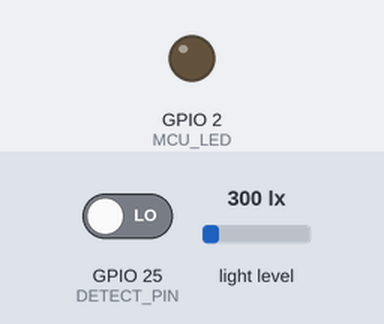
A sketch run on a simulated ESP32. Parts: output pins drawn as LEDs (lit = HIGH). The test bench sets the inputs (shaded band); at power-on: GPIO 25 (DETECT_PIN) LOW, light level 300 lx. Pins used as bus, display or sensor lines are not drawn; what the sketch prints to the serial monitor is not drawn.

Above: at 1.7 s.
1.8 s: GPIO 25 (DETECT_PIN) driven HIGH
At 2.6 s:
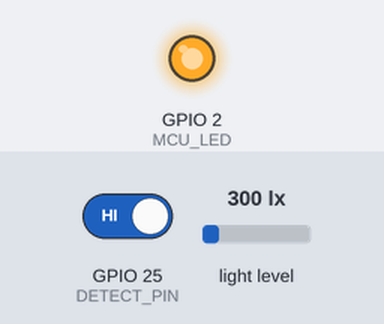
3.5 s: GPIO 25 (DETECT_PIN) driven LOW
At 3.8 s:
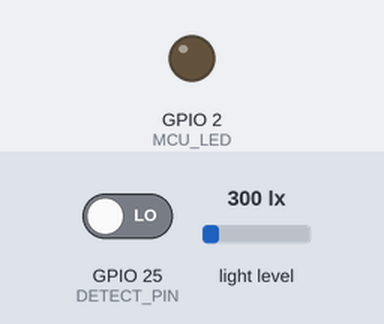
Timing chart, 0 to 6.5 s (numbered marks = the images above; inputs shaded):
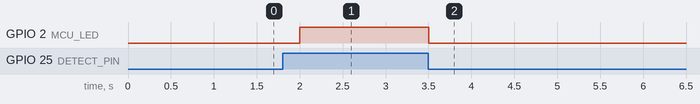

The sketch:

FPGA_Mini_Demo_small.ino
```cpp
#include <Adafruit_Sensor.h>
#include <Adafruit_TSL2591.h>
#include <SPI.h>

// TSL2591
Adafruit_TSL2591 tsl = Adafruit_TSL2591(2591);

// SPI Pins
#define SPI_SCK    14
#define SPI_MOSI   13
#define SPI_SS     12
#define DETECT_PIN 25  // Connected to Basys3 Pmod (e.g., JA7)
#define MCU_LED 2  // Built-in LED on most ESP32 boards


void setup() {
  Serial.begin(9600);

  // SPI Setup
  SPI.begin(SPI_SCK, -1, SPI_MOSI, SPI_SS);
  pinMode(SPI_SS, OUTPUT);
  digitalWrite(SPI_SS, HIGH);
  pinMode(DETECT_PIN, INPUT);

  // Sensor setup
  tsl.setGain(TSL2591_GAIN_MED);
  tsl.setTiming(TSL2591_INTEGRATIONTIME_100MS);
  pinMode(MCU_LED, OUTPUT);
  digitalWrite(MCU_LED, LOW);  // Start with LED off
  delay(500);
  Serial.println("ESP32 initialized.");
}

void loop() {
  float lux = readLux();
  uint16_t lux_fixed = (uint16_t)(lux * 10); // fixed-point: 1 decimal precision

  // SPI send to FPGA
  digitalWrite(SPI_SS, LOW);
  SPI.beginTransaction(SPISettings(1000000, MSBFIRST, SPI_MODE0));
  SPI.transfer16(lux_fixed);
  SPI.endTransaction();
  digitalWrite(SPI_SS, HIGH);

  // Check detect flag from FPGA
  if (digitalRead(DETECT_PIN) == HIGH) {
    Serial.println("🔥 FIRE DETECTED BY FPGA!");
    Serial.printf("Lux: %.1f (sent %u)\n", lux, lux_fixed);
    digitalWrite(MCU_LED, HIGH);  // turn LED on
  } else {
    Serial.printf("Lux: %.1f (sent %u)\n", lux, lux_fixed);
    digitalWrite(MCU_LED, LOW);   // turn LED off
  }

  delay(500);  // Sample every 0.5 sec
}

float readLux() {
  uint32_t lum = tsl.getFullLuminosity();
  uint16_t ir = lum >> 16;
  uint16_t full = lum & 0xFFFF;
  return (float)(full - ir);  // visible light
}
```

Measured:
- after the input at 1.8 s, GPIO 2 (MCU_LED): LOW → HIGH after 0.20 s
- after the input at 3.5 s, GPIO 2 (MCU_LED): HIGH → LOW at once
